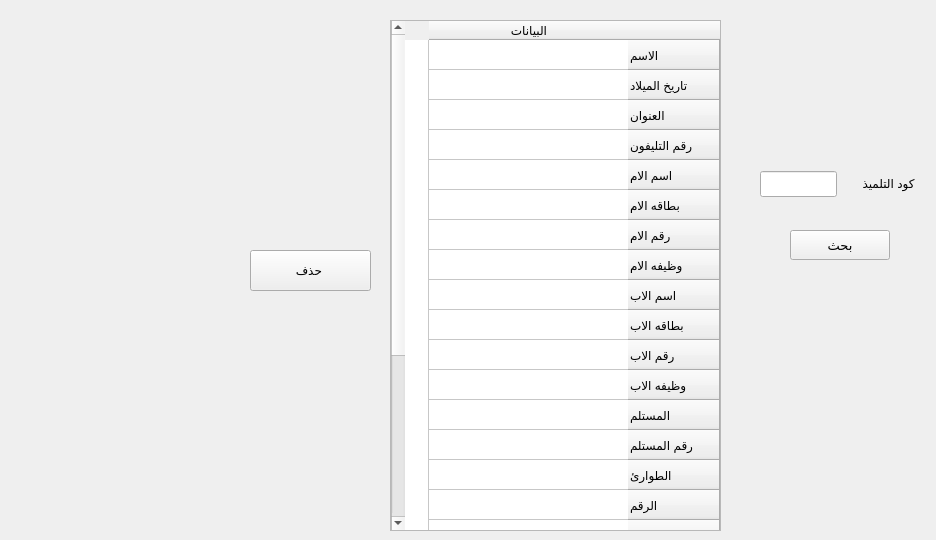
       <widget class="QWidget" name="tab_7">
        <attribute name="title">
         <string>بحث عن تلميذ</string>
        </attribute>
        <widget class="QLineEdit" name="lineEdit_55">
         <property name="geometry">
          <rect>
           <x>760</x>
           <y>171</y>
           <width>77</width>
           <height>26</height>
          </rect>
         </property>
        </widget>
        <widget class="QTableWidget" name="tableWidget_3">
         <property name="geometry">
          <rect>
           <x>390</x>
           <y>20</y>
           <width>331</width>
           <height>511</height>
          </rect>
         </property>
         <property name="layoutDirection">
          <enum>Qt::RightToLeft</enum>
         </property>
         <attribute name="horizontalHeaderDefaultSectionSize">
          <number>200</number>
         </attribute>
         <attribute name="verticalHeaderDefaultSectionSize">
          <number>30</number>
         </attribute>
         <row>
          <property name="text">
           <string>الاسم</string>
          </property>
         </row>
         <row>
          <property name="text">
           <string>تاريخ الميلاد</string>
          </property>
         </row>
         <row>
          <property name="text">
           <string>العنوان</string>
          </property>
         </row>
         <row>
          <property name="text">
           <string>رقم التليفون</string>
          </property>
         </row>
         <row>
          <property name="text">
           <string>اسم الام</string>
          </property>
         </row>
         <row>
          <property name="text">
           <string>بطاقه الام</string>
          </property>
         </row>
         <row>
          <property name="text">
           <string>رقم الام</string>
          </property>
         </row>
         <row>
          <property name="text">
           <string>وظيفه الام</string>
          </property>
         </row>
         <row>
          <property name="text">
           <string>اسم الاب</string>
          </property>
         </row>
         <row>
          <property name="text">
           <string>بطاقه الاب</string>
          </property>
         </row>
         <row>
          <property name="text">
           <string>رقم الاب</string>
          </property>
         </row>
         <row>
          <property name="text">
           <string>وظيفه الاب</string>
          </property>
         </row>
         <row>
          <property name="text">
           <string>المستلم</string>
          </property>
         </row>
         <row>
          <property name="text">
           <string>رقم المستلم</string>
          </property>
         </row>
         <row>
          <property name="text">
           <string>الطوارئ</string>
          </property>
         </row>
         <row>
          <property name="text">
           <string>الرقم</string>
          </property>
         </row>
         <row>
          <property name="text">
           <string>بدايه الاشتراك</string>
          </property>
         </row>
         <row>
          <property name="text">
           <string>نوع الاشتراك</string>
          </property>
         </row>
         <row>
          <property name="text">
           <string>اللغه</string>
          </property>
         </row>
         <row>
          <property name="text">
           <string>المبلغ المدفوع</string>
          </property>
         </row>
         <row>
          <property name="text">
           <string>تاريخ الاضافه</string>
          </property>
         </row>
         <row>
          <property name="text">
           <string>انتهاء الاشتراك</string>
          </property>
         </row>
         <row>
          <property name="text">
           <string>الزي</string>
          </property>
         </row>
         <row>
          <property name="text">
           <string>الكتب</string>
          </property>
         </row>
         <column>
          <property name="text">
           <string>البيانات</string>
          </property>
         </column>
         <item row="0" column="0">
          <property name="text">
           <string/>
          </property>
         </item>
        </widget>
        <widget class="QPushButton" name="pushButton_11">
         <property name="geometry">
          <rect>
           <x>790</x>
           <y>230</y>
           <width>100</width>
           <height>30</height>
          </rect>
         </property>
         <property name="font">
          <font>
           <pointsize>10</pointsize>
          </font>
         </property>
         <property name="text">
          <string>بحث</string>
         </property>
        </widget>
        <widget class="QLabel" name="label_14">
         <property name="geometry">
          <rect>
           <x>850</x>
           <y>170</y>
           <width>77</width>
           <height>26</height>
          </rect>
         </property>
         <property name="font">
          <font>
           <pointsize>9</pointsize>
          </font>
         </property>
         <property name="text">
          <string>كود التلميذ</string>
         </property>
         <property name="alignment">
          <set>Qt::AlignCenter</set>
         </property>
        </widget>
        <widget class="QPushButton" name="pushButton_30">
         <property name="geometry">
          <rect>
           <x>250</x>
           <y>250</y>
           <width>121</width>
           <height>41</height>
          </rect>
         </property>
         <property name="styleSheet">
          <string notr="true">border-width:1.5px;
border-color: rgb(255, 85, 0);</string>
         </property>
         <property name="text">
          <string>حذف </string>
         </property>
        </widget>
       </widget>
